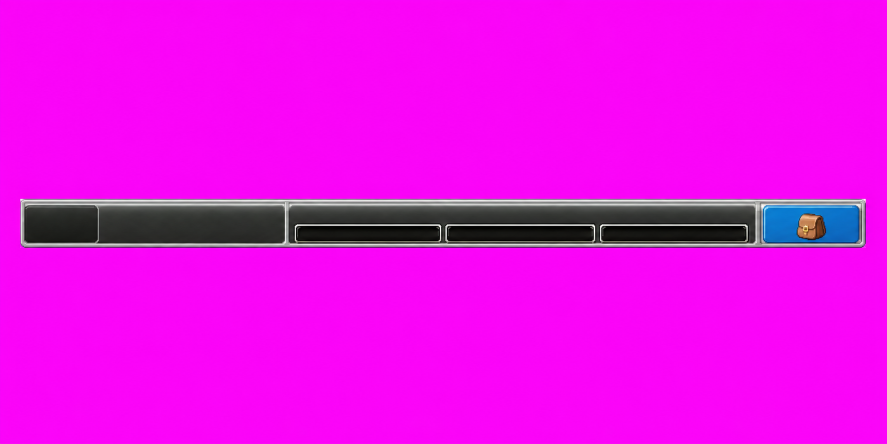
#> input picture Assets/ClassicHUD/imagegen/classic-hud-empty-frame-chroma-v3.png, 1774 x 887 px (shown at 1/2 size)
$ python postprocess_title_ornament.py ../Assets/ClassicHUD/imagegen/classic-hud-empty-frame-chroma-v3.png out.png 100 100
#> lines starting #> are read from the running program, lines starting #| are printed output that depends on the picture
import sys
from pathlib import Path

from PIL import Image


def alpha_bbox(image: Image.Image, threshold: int = 8):
    alpha = image.getchannel("A")
    mask = alpha.point(lambda value: 255 if value > threshold else 0)
    return mask.getbbox()


def main() -> int:
    if len(sys.argv) != 5:
        print("Usage: postprocess_title_ornament.py <input.png> <output.png> <width> <height>")
        return 2

    source_path = Path(sys.argv[1])
    output_path = Path(sys.argv[2])
    target_width = int(sys.argv[3])
    target_height = int(sys.argv[4])

    source = Image.open(source_path).convert("RGBA")
    bbox = alpha_bbox(source)
#> in alpha_bbox, `alpha = image.getchannel("A")`: alpha: PIL image 1774x887 L; every value is 255
#> bbox = (0, 0, 1774, 887)
    if bbox is None:
        raise RuntimeError(f"No non-transparent pixels found in {source_path}")

    left, top, right, bottom = bbox
#> left = 0; top = 0; right = 1774; bottom = 887
    pad = 10
    left = max(0, left - pad)
    top = max(0, top - pad)
    right = min(source.width, right + pad)
    bottom = min(source.height, bottom + pad)
    cropped = source.crop((left, top, right, bottom))

    fit_width = int(target_width * 0.94)
    fit_height = int(target_height * 0.82)
    scale = min(fit_width / cropped.width, fit_height / cropped.height)
#> scale = 0.053
    resized = cropped.resize(
        (max(1, round(cropped.width * scale)), max(1, round(cropped.height * scale))),
        Image.Resampling.LANCZOS,
    )
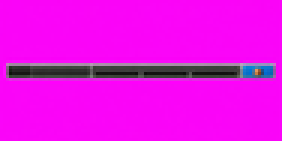
#> resized: PIL image 94x47 RGBA (shown 3 times larger); mean R, G, B, A 232, 12.9, 230.9, 255

    canvas = Image.new("RGBA", (target_width, target_height), (0, 0, 0, 0))
#> canvas: PIL image 100x100 RGBA; every value is 0
    x = (target_width - resized.width) // 2
#> x = 3
    y = (target_height - resized.height) // 2
#> y = 26
    canvas.alpha_composite(resized, (x, y))
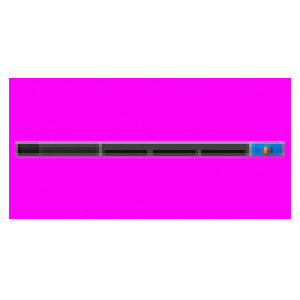
#> canvas: PIL image 100x100 RGBA (shown 3 times larger); mean R, G, B, A 102.5, 5.7, 102, 112.7; transparent parts drawn white

    output_path.parent.mkdir(parents=True, exist_ok=True)
    canvas.save(output_path)
    print(f"Wrote {output_path} ({target_width}x{target_height})")
    return 0


if __name__ == "__main__":
    raise SystemExit(main())
#> (the program exits here)
